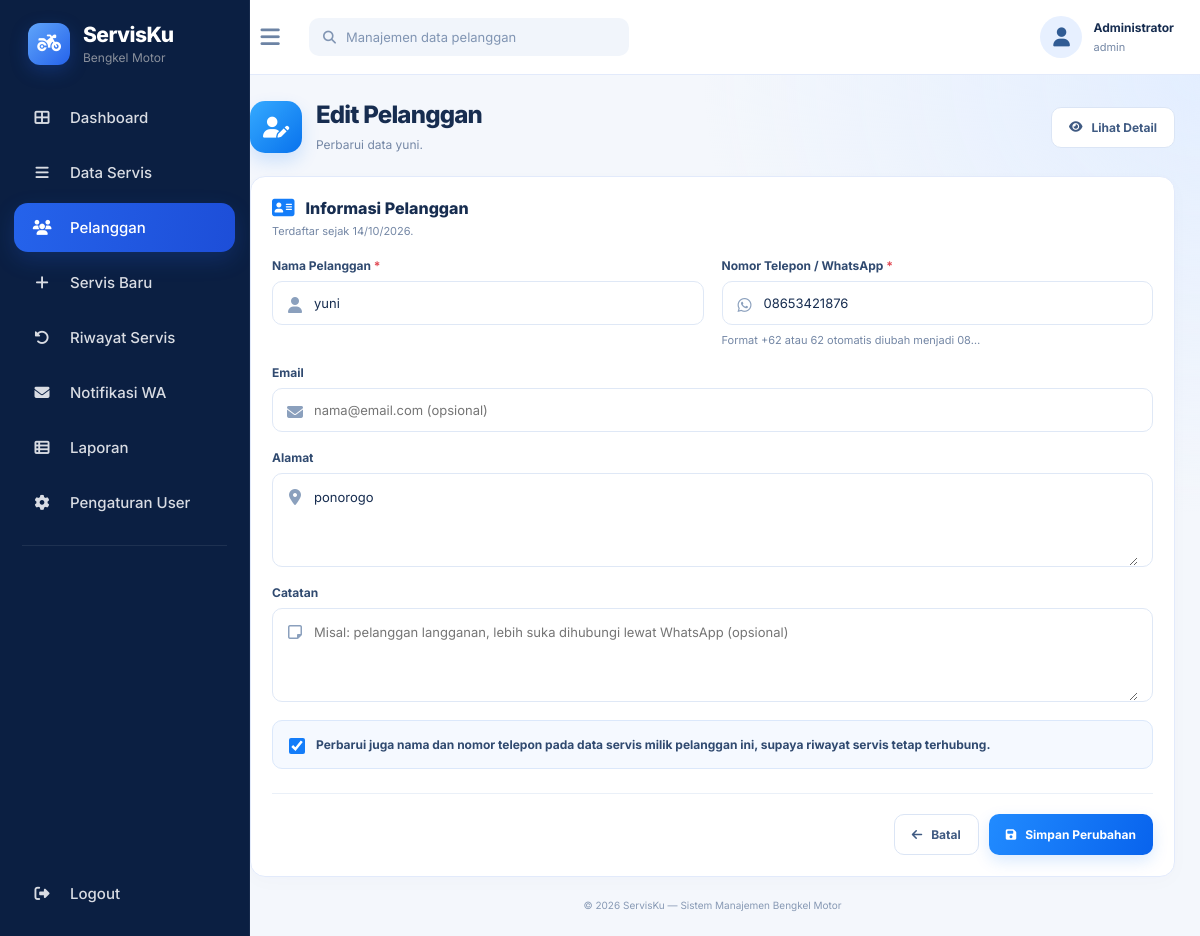
/edit_pelanggan.php?id=7 (signed in), run on the app's committed database.
### tables this page shows
CREATE TABLE `pelanggan` (
  `id` int(11) NOT NULL,
  `nama` varchar(100) NOT NULL,
  `telepon` varchar(20) NOT NULL,
  `email` varchar(100) DEFAULT NULL,
  `alamat` text DEFAULT NULL,
  `catatan` text DEFAULT NULL,
  `created_at` timestamp NOT NULL DEFAULT current_timestamp(),
  `updated_at` timestamp NOT NULL DEFAULT current_timestamp() ON UPDATE current_timestamp(),
  `password` varchar(255) DEFAULT NULL
);

### edit_pelanggan.php (the view, shortened to what this page needs)
<?php
require_once __DIR__ . '/includes/pelanggan_helper.php';
$idPelanggan = filter_var($_GET['id'] ?? null, FILTER_VALIDATE_INT);
$stmt = $pdo->prepare('SELECT * FROM pelanggan WHERE id = ?');
$stmt->execute([$idPelanggan]);
$pelanggan = $stmt->fetch();
$data = $pelanggan;
$errors = [];
$modeEdit = true;
require_once __DIR__ . '/includes/sidebar.php';
?>
<main class="main">
    <section class="content">
        <div class="page-heading">
            <div class="heading-left">
                <div class="heading-icon"><i class="fa-solid fa-user-pen"></i></div>
                <div>
                    <h1>Edit Pelanggan</h1>
                    <p>Perbarui data <?= e($pelanggan['nama']) ?>.</p>
                </div>
            </div>
            <a href="detail_pelanggan.php?id=<?= (int) $idPelanggan ?>" class="btn-secondary">
                <i class="fa-solid fa-eye"></i> Lihat Detail
            </a>
        </div>
        <section class="panel">
            <div class="panel-header">
                <div>
                    <h2><i class="fa-solid fa-address-card"></i> Informasi Pelanggan</h2>
                    <p>Terdaftar sejak <?= e(formatTanggal($pelanggan['created_at'], false)) ?>.</p>
                </div>
            </div>
            <?php require __DIR__ . '/includes/pelanggan_form.php'; ?>
        </section>
        <footer class="footer">
            &copy; <?= date('Y') ?> ServisKu — Sistem Manajemen Bengkel Motor
        </footer>
    </section>
</main>
</body>
</html>

### pelanggan_form.php (shortened to what this page needs)
<?php
$aksiUrl = $modeEdit
    ? 'edit_pelanggan.php?id=' . (int) $idPelanggan
    : 'tambah_pelanggan.php';
function fieldClass(array $errors, string $name): string
{
    return 'input-wrap' . (isset($errors[$name]) ? ' invalid' : '');
}
?>
<form method="POST" action="<?= e($aksiUrl) ?>" novalidate id="formPelanggan">
    <div class="form-grid">
        <div class="form-group">
            <label for="nama">Nama Pelanggan <span class="req">*</span></label>
            <div class="<?= fieldClass($errors, 'nama') ?>">
                <i class="fa-solid fa-user"></i>
                <input type="text" id="nama" name="nama" maxlength="100"
                       placeholder="Contoh: Budi Santoso" required
                       value="<?= e($data['nama'], '') ?>">
            </div>
        </div>
        <div class="form-group">
            <label for="telepon">Nomor Telepon / WhatsApp <span class="req">*</span></label>
            <div class="<?= fieldClass($errors, 'telepon') ?>">
                <i class="fa-brands fa-whatsapp"></i>
                <input type="tel" id="telepon" name="telepon" maxlength="20"
                       placeholder="081234567890" inputmode="tel" required
                       value="<?= e($data['telepon'], '') ?>">
            </div>
            <?php if (isset($errors['telepon'])): ?>
                <span class="field-error"><?= e($errors['telepon']) ?></span>
            <?php else: ?>
                <span class="field-hint">Format +62 atau 62 otomatis diubah menjadi 08…</span>
            <?php endif; ?>
        </div>
        <div class="form-group full">
            <label for="email">Email</label>
            <div class="<?= fieldClass($errors, 'email') ?>">
                <i class="fa-solid fa-envelope"></i>
                <input type="email" id="email" name="email" maxlength="100"
                       placeholder="nama@email.com (opsional)"
                       value="<?= e($data['email'], '') ?>">
            </div>
        </div>
        <div class="form-group full">
            <label for="alamat">Alamat</label>
            <div class="<?= fieldClass($errors, 'alamat') ?>">
                <i class="fa-solid fa-location-dot"></i>
                <textarea id="alamat" name="alamat" maxlength="500"
                          placeholder="Alamat lengkap pelanggan (opsional)"><?= e($data['alamat'], '') ?></textarea>
            </div>
        </div>
        <div class="form-group full">
            <label for="catatan">Catatan</label>
            <div class="<?= fieldClass($errors, 'catatan') ?>">
                <i class="fa-regular fa-note-sticky"></i>
                <textarea id="catatan" name="catatan" maxlength="500"
                          placeholder="Misal: pelanggan langganan, lebih suka dihubungi lewat WhatsApp (opsional)"><?= e($data['catatan'], '') ?></textarea>
            </div>
        </div>
        <?php if ($modeEdit): ?>
            <div class="form-group full">
                <label class="check-row">
                    <input type="checkbox" name="sinkron_servis" value="1"
                           <?= !isset($_POST['csrf_token']) || isset($_POST['sinkron_servis']) ? 'checked' : '' ?>>
                    <span>
                        Perbarui juga <strong>nama dan nomor telepon</strong> pada data servis
                        milik pelanggan ini, supaya riwayat servis tetap terhubung.
                    </span>
                </label>
            </div>
        <?php endif; ?>
    </div>
    <div class="form-actions">
        <a href="pelanggan.php" class="btn-secondary">
            <i class="fa-solid fa-arrow-left"></i> Batal
        </a>
        <button type="submit" class="btn-primary">
            <i class="fa-solid fa-floppy-disk"></i>
            <?= $modeEdit ? 'Simpan Perubahan' : 'Simpan Pelanggan' ?>
        </button>
    </div>
</form>

### pelanggan.css (style rules this page uses)
:root { --navy: #142238; --blue: #0875f9; --text: #172d50; --muted: #7487a5; --border: #e2eafb; --bg: #f4f7fc; --white: #fff; }
* { margin: 0; padding: 0; box-sizing: border-box; }
body { font-family: 'Inter', sans-serif; color: var(--text); background: var(--bg); }
a { color: inherit; text-decoration: none; }
button, input, select, textarea { font: inherit; }
button { cursor: pointer; }
.main { min-height: 100vh; margin-left: 250px; }
.content { min-height: calc(100vh - 75px); padding: 25px; background: radial-gradient(ellipse at top right, #e3eeff, transparent 36%), var(--bg); }
.page-heading { display: flex; align-items: center; justify-content: space-between; gap: 18px; flex-wrap: wrap; margin-bottom: 22px; animation: fadeUp .55s ease both; }
.heading-left { display: flex; align-items: center; gap: 14px; }
.heading-icon { width: 52px; height: 52px; display: grid; place-items: center; color: #fff; background: linear-gradient(135deg, #35aaff, #0872ed); border-radius: 15px; box-shadow: 0 8px 18px #0875f92a; font-size: 21px; }
.page-heading h1 { font-size: 24px; font-weight: 800; letter-spacing: -.8px; }
.page-heading p { margin-top: 6px; color: var(--muted); font-size: 12px; line-height: 1.6; }
.btn-primary, .btn-secondary { display: inline-flex; align-items: center; justify-content: center; gap: 9px; padding: 12px 17px; border-radius: 10px; font-size: 12px; font-weight: 700; transition: .25s; border: 1px solid transparent; }
.btn-primary { color: #fff; background: linear-gradient(110deg, #218bff, #0863ed); box-shadow: 0 6px 16px #0875f926; }
.btn-secondary { color: #3f5a82; background: #fff; border-color: #dbe5f5; }
.panel { padding: 21px; border: 1px solid var(--border); border-radius: 15px; background: #fff; box-shadow: 0 5px 20px #183c6b05; animation: fadeUp .7s ease both; }
.panel-header { display: flex; justify-content: space-between; align-items: center; gap: 15px; flex-wrap: wrap; margin-bottom: 20px; }
.panel-header h2 { display: flex; align-items: center; gap: 11px; font-size: 16px; font-weight: 800; }
.panel-header h2 i { color: #147df9; font-size: 20px; }
.panel-header p { margin-top: 6px; color: var(--muted); font-size: 11px; }
.form-grid { display: grid; grid-template-columns: repeat(2, minmax(0, 1fr)); gap: 18px; }
.form-group { display: flex; flex-direction: column; gap: 8px; min-width: 0; }
.form-group.full { grid-column: 1 / -1; }
.form-group label { color: #304a70; font-size: 12px; font-weight: 700; }
.form-group label .req { color: #e14b55; }
.input-wrap { display: flex; align-items: flex-start; gap: 11px; padding: 0 14px; border: 1px solid #dfe8f6; border-radius: 10px; background: #fff; color: #8ba0bd; transition: border-color .2s, box-shadow .2s; }
.input-wrap i { margin-top: 15px; width: 16px; text-align: center; }
.input-wrap input, .input-wrap textarea { flex: 1; min-width: 0; padding: 13px 0; border: none; outline: none; background: transparent; color: var(--text); font-size: 13px; resize: vertical; }
.input-wrap textarea { min-height: 92px; line-height: 1.6; }
.field-hint { color: var(--muted); font-size: 11px; }
.check-row { display: flex; align-items: flex-start; gap: 11px; padding: 14px 16px; border: 1px solid #dbe8fb; border-radius: 10px; background: #f5f9ff; color: #3f5a82; font-size: 12px; line-height: 1.6; }
.check-row input { margin-top: 3px; width: 16px; height: 16px; accent-color: #147df9; }
.form-actions { display: flex; justify-content: flex-end; gap: 10px; flex-wrap: wrap; margin-top: 24px; padding-top: 20px; border-top: 1px solid #eaf0f8; }
.form-actions button { border: 0; }
.footer { margin-top: 22px; color: #8799b4; text-align: center; font-size: 10px; }
@media (max-width: 1250px) { .main { margin-left: 225px; } }

### sidebar.php (style rules this page uses)
:root { --sidebar-width: 250px; --sb-bg: #0b1f42; --sb-text: #d9dce3; --sb-orange: #2563eb; }
* { box-sizing: border-box; }

### data on the page
pelanggan: nama "yuni", created_at "14/10/2026", telepon "08653421876", alamat "ponorogo"

### other printed values
$menu['label'] "Dashboard"
$menu['label'] "Data Servis"
$menu['label'] "Pelanggan"
$menu['label'] "Servis Baru"
$menu['label'] "Riwayat Servis"
$menu['label'] "Notifikasi WA"
$menu['label'] "Laporan"
$menu['label'] "Pengaturan User"
$teks "Manajemen data pelanggan"
$nama "Administrator"
$role "admin"
